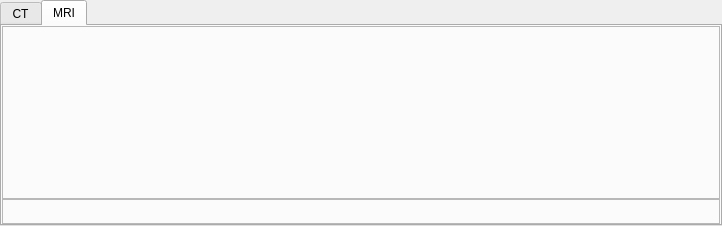
<?xml version="1.0" encoding="UTF-8"?>
<ui version="4.0">
 <class>HistogrammWidget</class>
 <widget class="QDockWidget" name="HistogrammWidget">
  <property name="geometry">
   <rect>
    <x>0</x>
    <y>0</y>
    <width>722</width>
    <height>226</height>
   </rect>
  </property>
  <property name="minimumSize">
   <size>
    <width>722</width>
    <height>226</height>
   </size>
  </property>
  <property name="maximumSize">
   <size>
    <width>722</width>
    <height>226</height>
   </size>
  </property>
  <property name="windowTitle">
   <string>Histogramm</string>
  </property>
  <widget class="QWidget" name="dockWidgetContents">
   <layout class="QVBoxLayout" name="verticalLayout">
    <property name="spacing">
     <number>0</number>
    </property>
    <property name="leftMargin">
     <number>0</number>
    </property>
    <property name="topMargin">
     <number>0</number>
    </property>
    <property name="rightMargin">
     <number>0</number>
    </property>
    <property name="bottomMargin">
     <number>0</number>
    </property>
    <item>
     <widget class="QTabWidget" name="tabWidget">
      <property name="currentIndex">
       <number>1</number>
      </property>
      <widget class="QWidget" name="ctTab">
       <attribute name="title">
        <string>CT</string>
       </attribute>
       <layout class="QVBoxLayout" name="verticalLayout_2">
        <property name="spacing">
         <number>0</number>
        </property>
        <property name="leftMargin">
         <number>0</number>
        </property>
        <property name="topMargin">
         <number>0</number>
        </property>
        <property name="rightMargin">
         <number>0</number>
        </property>
        <property name="bottomMargin">
         <number>0</number>
        </property>
        <item>
         <widget class="QFrame" name="ctHistoImg">
          <property name="maximumSize">
           <size>
            <width>16777215</width>
            <height>16777215</height>
           </size>
          </property>
          <property name="frameShape">
           <enum>QFrame::StyledPanel</enum>
          </property>
          <property name="frameShadow">
           <enum>QFrame::Raised</enum>
          </property>
          <layout class="QHBoxLayout" name="horizontalLayout">
           <property name="spacing">
            <number>0</number>
           </property>
           <property name="leftMargin">
            <number>0</number>
           </property>
           <property name="topMargin">
            <number>0</number>
           </property>
           <property name="rightMargin">
            <number>0</number>
           </property>
           <property name="bottomMargin">
            <number>0</number>
           </property>
           <item>
            <widget class="QLabel" name="ctImgLabel">
             <property name="text">
              <string/>
             </property>
            </widget>
           </item>
          </layout>
         </widget>
        </item>
        <item>
         <widget class="QFrame" name="ctText">
          <property name="maximumSize">
           <size>
            <width>16777215</width>
            <height>25</height>
           </size>
          </property>
          <property name="frameShape">
           <enum>QFrame::StyledPanel</enum>
          </property>
          <property name="frameShadow">
           <enum>QFrame::Raised</enum>
          </property>
         </widget>
        </item>
       </layout>
      </widget>
      <widget class="QWidget" name="mrtab">
       <attribute name="title">
        <string>MRI</string>
       </attribute>
       <layout class="QVBoxLayout" name="verticalLayout_3">
        <property name="spacing">
         <number>0</number>
        </property>
        <property name="leftMargin">
         <number>0</number>
        </property>
        <property name="topMargin">
         <number>0</number>
        </property>
        <property name="rightMargin">
         <number>0</number>
        </property>
        <property name="bottomMargin">
         <number>0</number>
        </property>
        <item>
         <widget class="QFrame" name="mriHistoImg">
          <property name="frameShape">
           <enum>QFrame::StyledPanel</enum>
          </property>
          <property name="frameShadow">
           <enum>QFrame::Raised</enum>
          </property>
          <layout class="QVBoxLayout" name="verticalLayout_4">
           <property name="spacing">
            <number>0</number>
           </property>
           <property name="leftMargin">
            <number>0</number>
           </property>
           <property name="topMargin">
            <number>0</number>
           </property>
           <property name="rightMargin">
            <number>0</number>
           </property>
           <property name="bottomMargin">
            <number>0</number>
           </property>
           <item>
            <widget class="QLabel" name="mriImgLabel">
             <property name="minimumSize">
              <size>
               <width>716</width>
               <height>153</height>
              </size>
             </property>
             <property name="maximumSize">
              <size>
               <width>716</width>
               <height>153</height>
              </size>
             </property>
             <property name="text">
              <string/>
             </property>
            </widget>
           </item>
          </layout>
         </widget>
        </item>
        <item>
         <widget class="QFrame" name="mriText">
          <property name="maximumSize">
           <size>
            <width>16777215</width>
            <height>25</height>
           </size>
          </property>
          <property name="frameShape">
           <enum>QFrame::StyledPanel</enum>
          </property>
          <property name="frameShadow">
           <enum>QFrame::Raised</enum>
          </property>
         </widget>
        </item>
       </layout>
      </widget>
     </widget>
    </item>
   </layout>
  </widget>
 </widget>
 <resources/>
 <connections/>
</ui>
